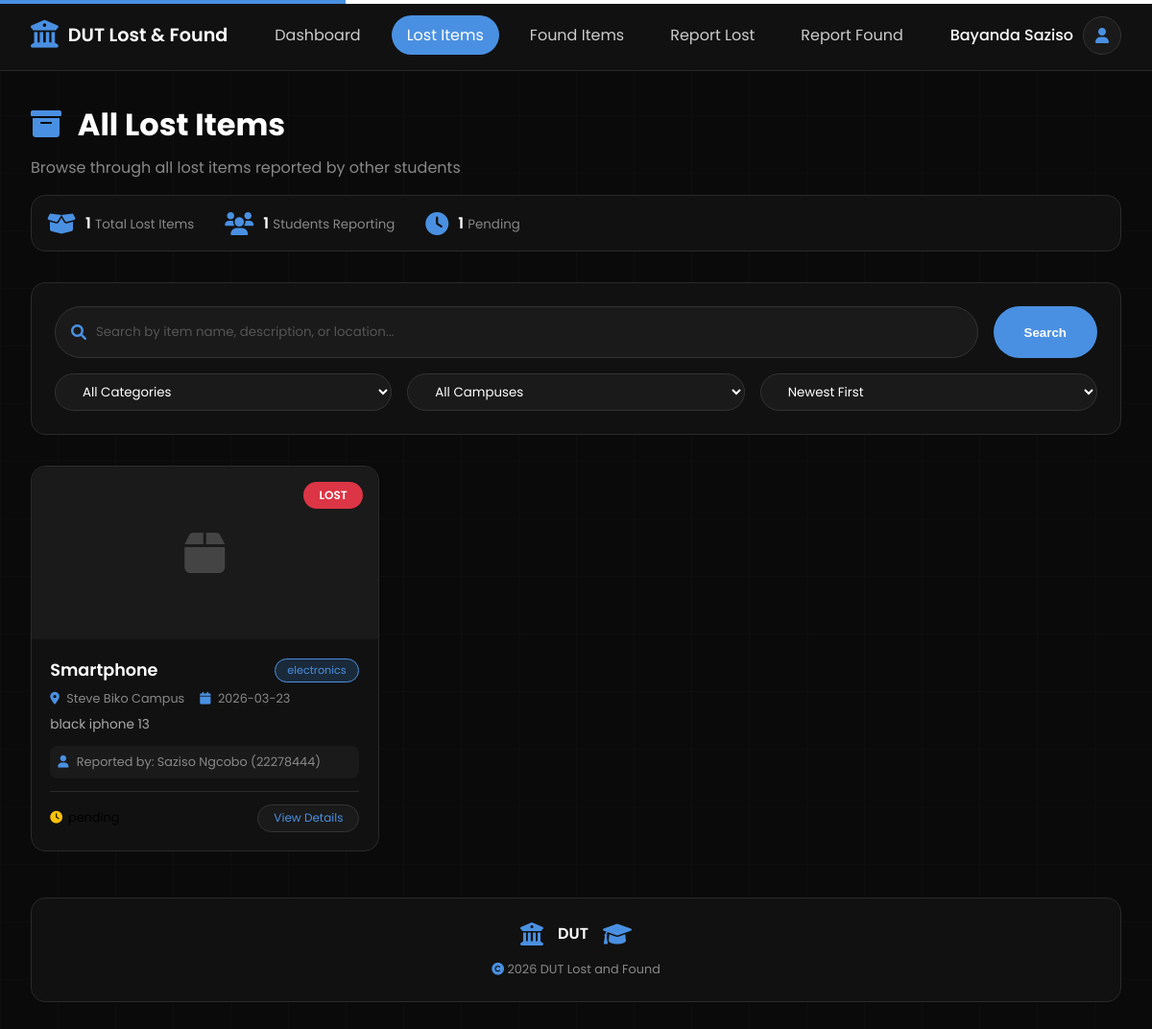
Page /all-lost (signed in) on the earlier database version.
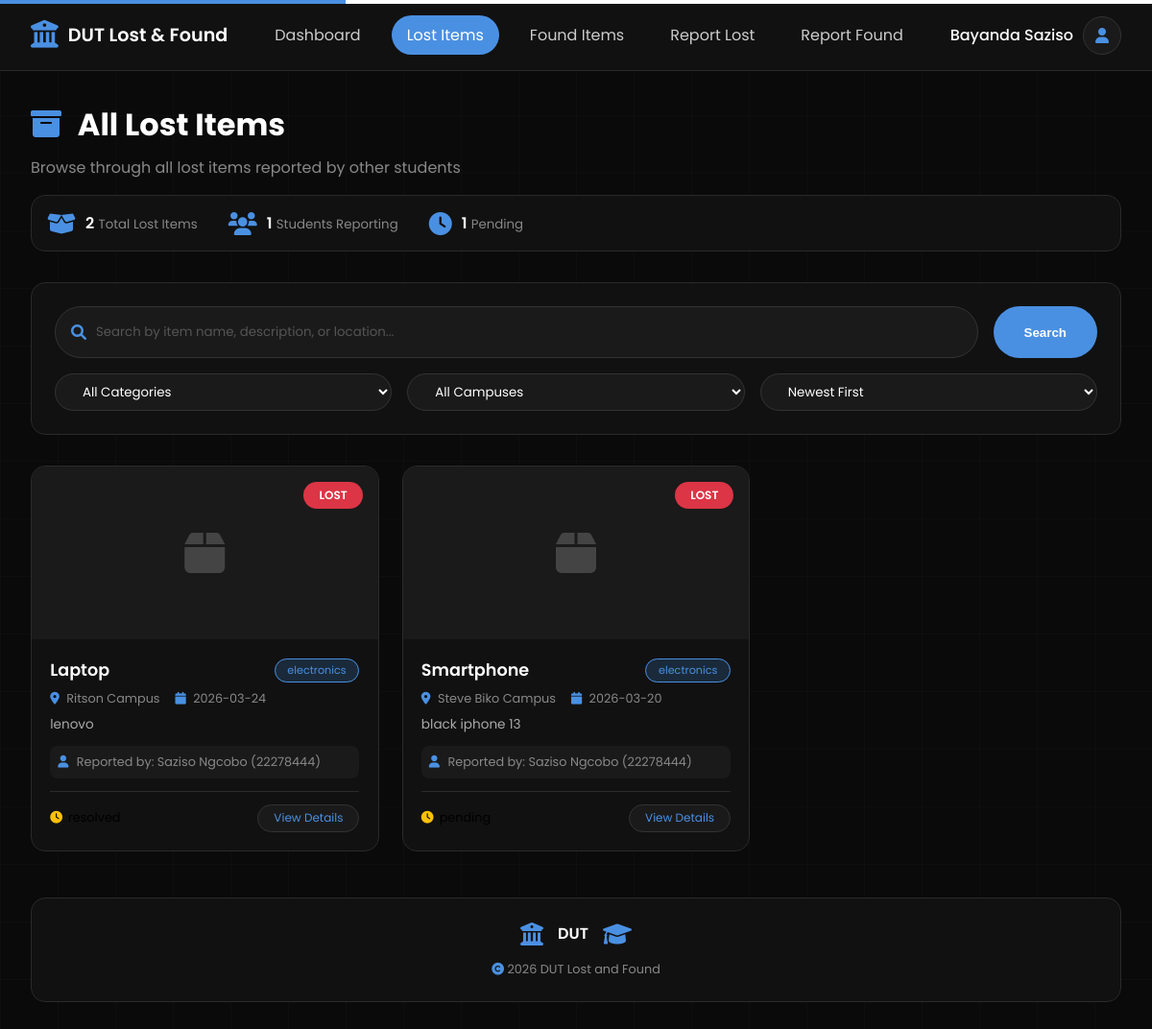
Same page on the later database version.
### tables this page shows
CREATE TABLE lost_items
                 (id INTEGER PRIMARY KEY AUTOINCREMENT,
                  user_id INTEGER,
                  item_name TEXT NOT NULL,
                  category TEXT NOT NULL,
                  description TEXT NOT NULL,
                  date_lost DATE NOT NULL,
                  location TEXT NOT NULL,
                  latitude REAL,
                  longitude REAL,
                  contact_name TEXT NOT NULL,
                  contact_email TEXT NOT NULL,
                  contact_phone TEXT,
                  reward_offered BOOLEAN DEFAULT 0,
                  image_path TEXT,
                  status TEXT DEFAULT 'pending',
                  resolved_at TIMESTAMP,
                  resolved_by INTEGER,
                  created_at TIMESTAMP DEFAULT CURRENT_TIMESTAMP,
                  FOREIGN KEY (user_id) REFERENCES users(id),
                  FOREIGN KEY (resolved_by) REFERENCES users(id));

CREATE TABLE users
                 (id INTEGER PRIMARY KEY AUTOINCREMENT,
                  student_number TEXT UNIQUE NOT NULL,
                  full_name TEXT NOT NULL,
                  email TEXT UNIQUE NOT NULL,
                  id_number TEXT UNIQUE NOT NULL,
                  phone TEXT,
                  password TEXT NOT NULL,
                  role TEXT DEFAULT 'user',
                  created_at TIMESTAMP DEFAULT CURRENT_TIMESTAMP);

### app.py (the view)
@app.route('/all-lost')
def all_lost_items():
    if 'user' not in session:
        flash("Please login to view items", "warning")
        return redirect(url_for('login'))
    query = request.args.get('q', '').strip()
    category = request.args.get('category', '')
    campus = request.args.get('campus', '')
    sort = request.args.get('sort', 'newest')
    page = int(request.args.get('page', 1))
    per_page = 12
    conn = get_db()
    sql = "SELECT li.*, u.full_name as reporter_name, u.student_number FROM lost_items li JOIN users u ON li.user_id = u.id WHERE 1=1"
    params = []
    if query:
        sql += " AND (li.item_name LIKE ? OR li.description LIKE ? OR li.location LIKE ?)"
        search_term = f'%{query}%'
        params.extend([search_term, search_term, search_term])
    if category:
        sql += " AND li.category = ?"
        params.append(category)
    if campus:
        sql += " AND li.location LIKE ?"
        params.append(f'%{campus}%')
    count_sql = sql.replace("li.*, u.full_name as reporter_name, u.student_number", "COUNT(*) as count")
    total = conn.execute(count_sql, params).fetchone()['count']
    if sort == 'newest':
        sql += " ORDER BY li.created_at DESC"
    else:
        sql += " ORDER BY li.created_at ASC"
    sql += " LIMIT ? OFFSET ?"
    params.extend([per_page, (page-1)*per_page])
    items = conn.execute(sql, params).fetchall()
    unique_reporters = conn.execute("SELECT COUNT(DISTINCT user_id) FROM lost_items").fetchone()[0]
    pending_items = conn.execute("SELECT COUNT(*) FROM lost_items WHERE status = 'pending'").fetchone()[0]
    conn.close()
    total_pages = (total + per_page - 1) // per_page
    return render_template('all_lost_items.html',
                         user=session['user'],
                         items=[dict(item) for item in items],
                         total_items=total,
                         unique_reporters=unique_reporters,
                         pending_items=pending_items,
                         query=query,
                         category=category,
                         campus=campus,
                         sort=sort,
                         page=page,
                         total_pages=total_pages)

### app.py (called while the page is built)
def get_db():
    conn = sqlite3.connect('lost_and_found.db')
    conn.row_factory = sqlite3.Row
    return conn

### templates/all_lost_items.html (shortened to what the changed rows need)
<!DOCTYPE html>
<html lang="en">
<head>
    <link rel="stylesheet" href="https://cdnjs.cloudflare.com/ajax/libs/font-awesome/6.0.0-beta3/css/all.min.css">
</head>
<body>
    <div class="container">
        <div class="page-header">
            <h1><i class="fas fa-archive" style="color: #4a90e2; margin-right: 10px;"></i> All Lost Items</h1>
            <div class="stats">
                <div class="stat-item">
                    <div>
                        <span>{{ total_items }}</span>
                        <small>Total Lost Items</small>
                    </div>
                </div>
            </div>
        </div>
        <div class="items-grid">
            {% for item in items %}
            <div class="item-card">
                <div class="item-image">
                    {% if item.image_path %}
                        <img src="{{ url_for('static', filename=item.image_path) }}" alt="{{ item.item_name }}">
                    {% else %}
                        <i class="fas fa-box placeholder-icon"></i>
                    {% endif %}
                    <span class="item-badge">LOST</span>
                </div>
                <div class="item-content">
                    <div class="item-header">
                        <div class="item-title">{{ item.item_name }}</div>
                        <span class="item-category">{{ item.category }}</span>
                    </div>
                    <div class="item-meta">
                        <span><i class="fas fa-map-marker-alt"></i> {{ item.location }}</span>
                        <span><i class="fas fa-calendar"></i> {{ item.date_lost }}</span>
                    </div>
                    <div class="item-description">
                        {{ item.description }}
                    </div>
                    <div class="item-reporter">
                        <i class="fas fa-user"></i> Reported by: {{ item.contact_name }} ({{ item.student_number }})
                    </div>
                    <div class="item-footer">
                        <div class="item-status">
                            <i class="fas fa-clock status-pending"></i>
                            <span>{{ item.status }}</span>
                        </div>
                        <a href="/item/lost/{{ item.id }}" class="btn-view">View Details</a>
                    </div>
                </div>
            </div>
            {% endfor %}
        </div>
    </div>
</body>
</html>

Differences in the rows shown:
added lost_items: item_name "Laptop", category "electronics", location "Ritson Campus", date_lost "2026-03-24", description "lenovo", contact_name "Saziso Ngcobo", student_number "22278444"
changed lost_items "Smartphone": date_lost "2026-03-23" → "2026-03-20"
Other differences:
{{ total_items }}: "1" → "2"
